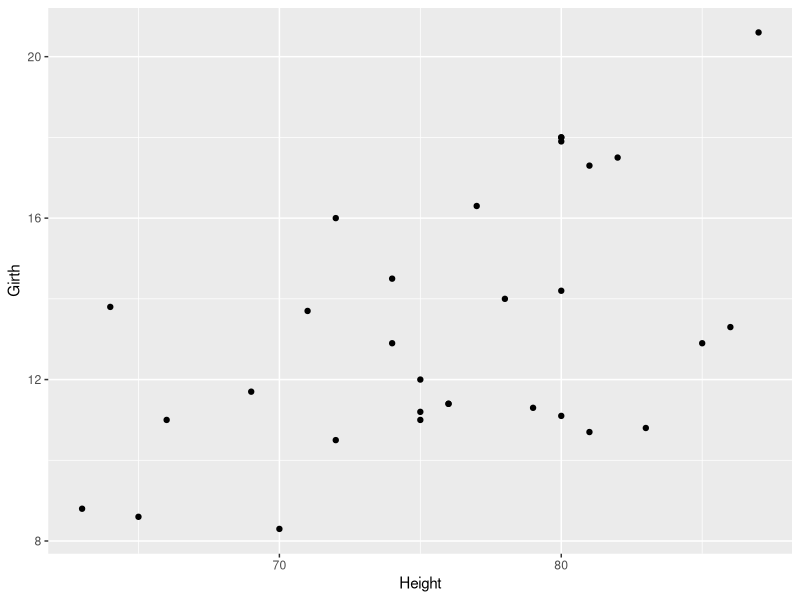
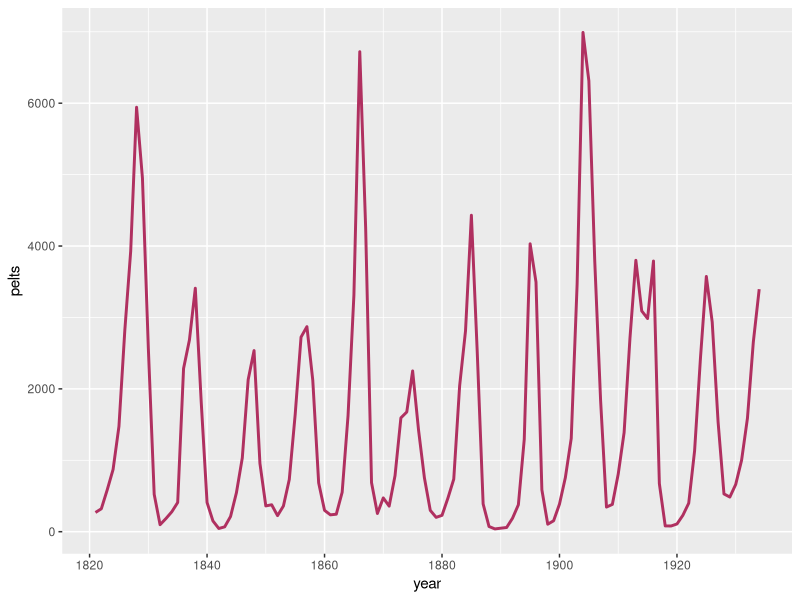
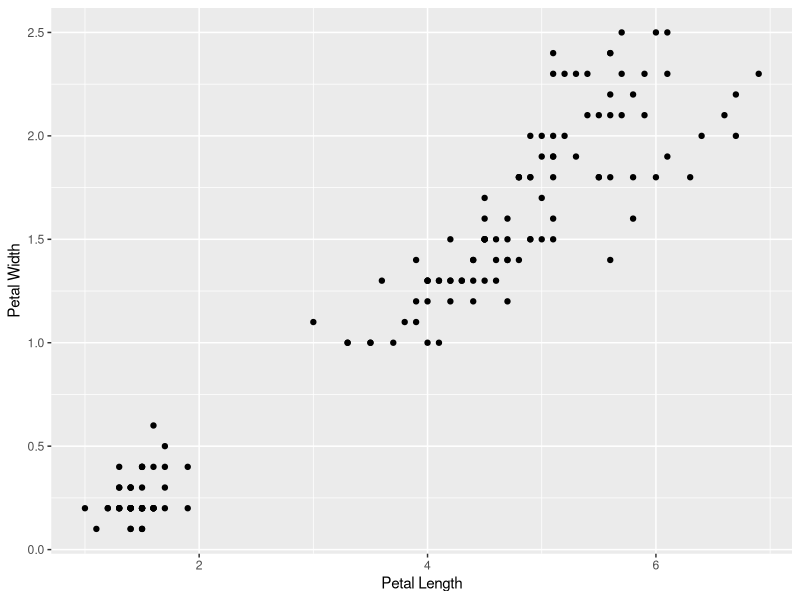
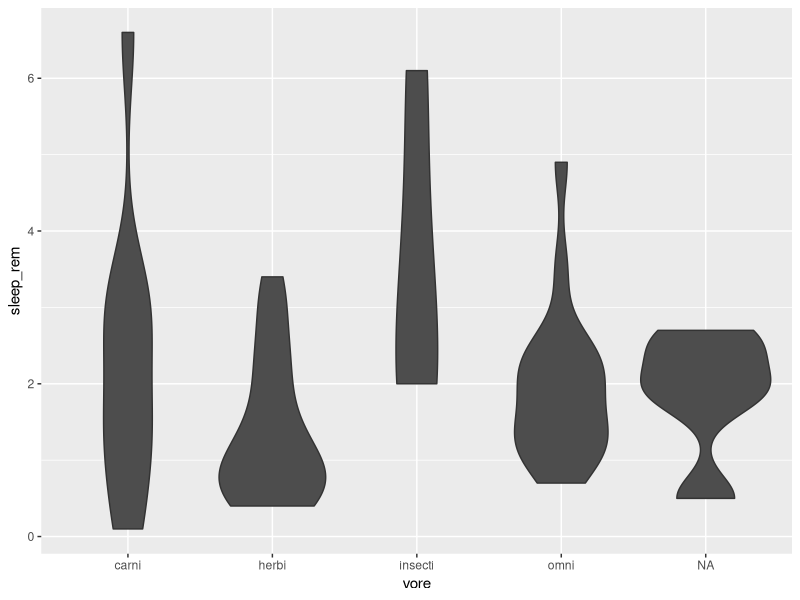
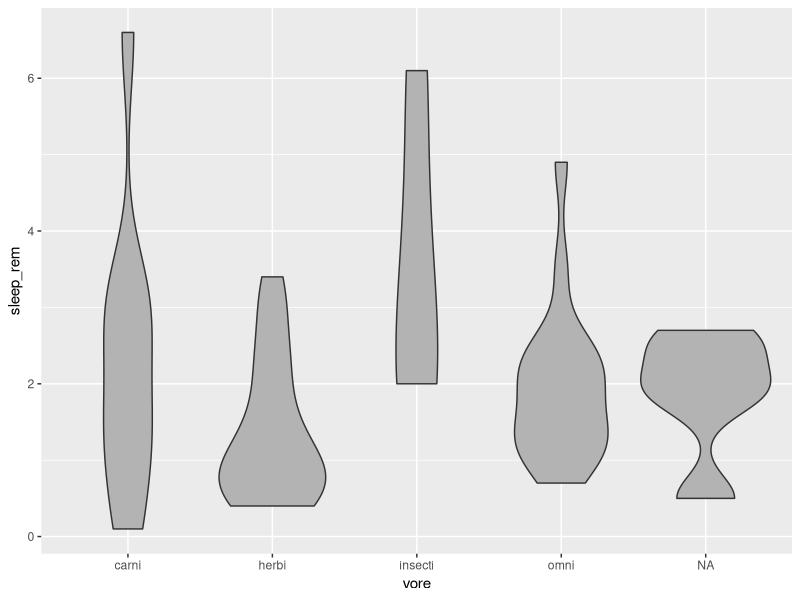
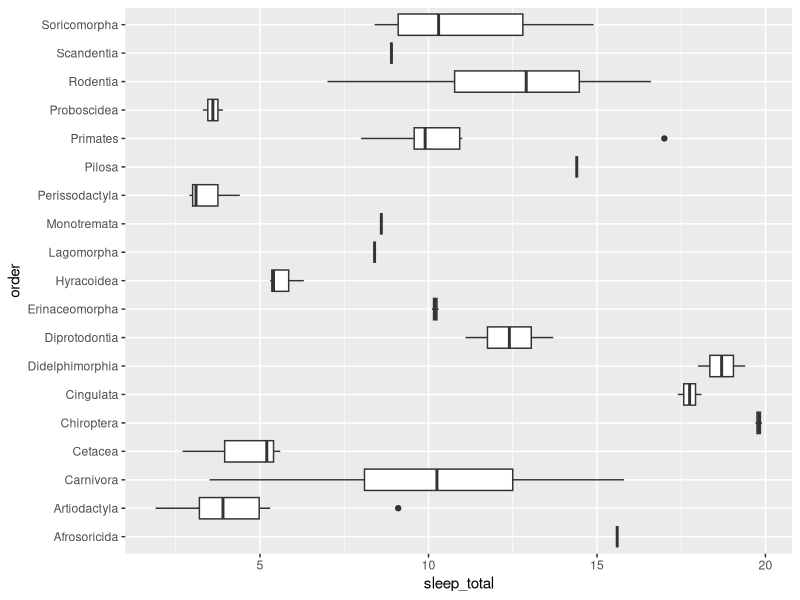
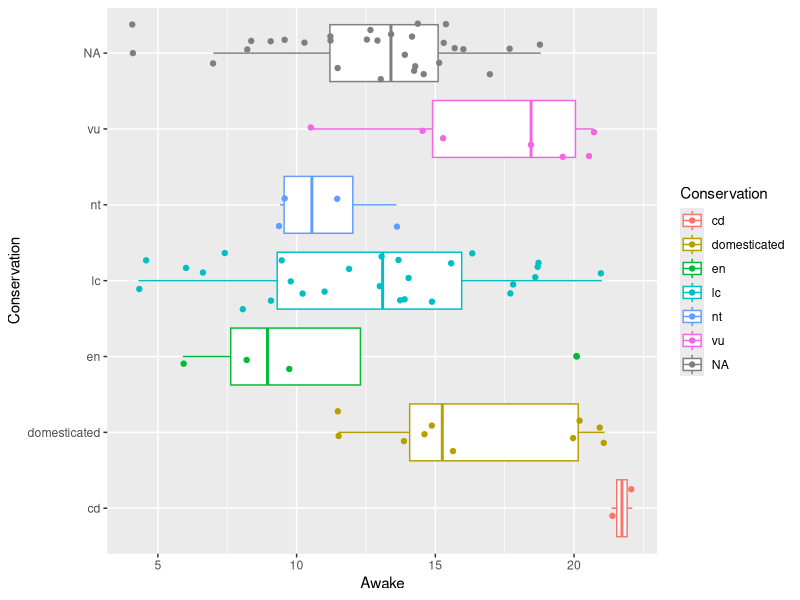
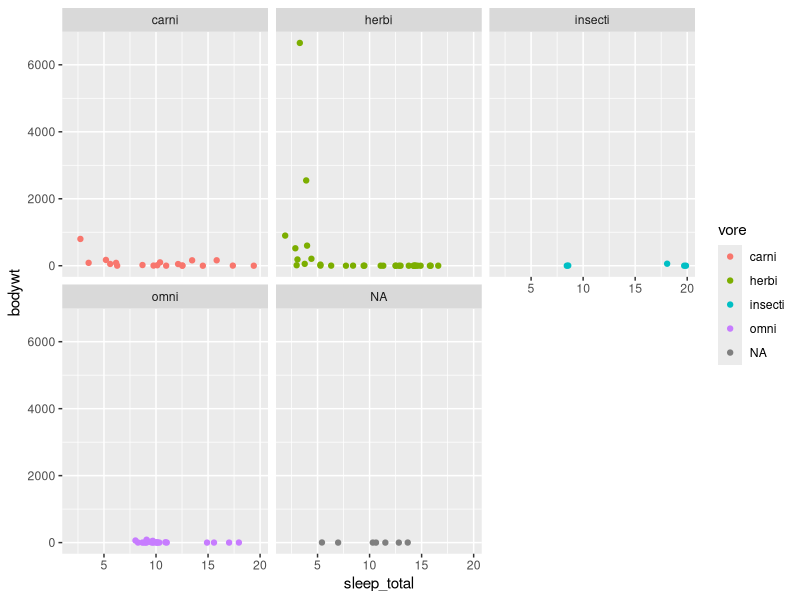

Write R code to recreate these figures, in order.
## ---- chunk 1
library(tidyverse)
## ---- chunk 2
data(trees)
?trees

ggplot(data=trees)+
  geom_point(mapping=aes(x=Height,y=Girth))
## ---- chunk 3
data(lynx)
?lynx

#creating a vector for years 1821-1934
year <- c(1821:1934)
year

#inspecting the class of the lynx data set
class(lynx)
# the class is "time series"

#converting ts to vector
pelts <- as.vector(lynx)
pelts

#creating a data frame with pelts and year
lynxDF <- data.frame(year,pelts)
lynxDF

#plotting with ggplot. A maroon linechart
ggplot(data=lynxDF)+
  geom_line(mapping=aes(x=year,y=pelts),color="Maroon",size=1)
## ---- chunk 4
#iris data set
data(iris)

?iris

#iris scatter plot with modified labels
ggplot(data=iris)+
  geom_point(mapping=aes(x=Petal.Length,y=Petal.Width)) +
  labs(x="Petal Length", y = "Petal Width")
## ---- chunk 5
#msleep data set
data(msleep)
?msleep

#Plot 4
#A violin plot with fill set to gray30
ggplot(data=msleep) +
  geom_violin(mapping=aes(x=vore,y=sleep_rem),fill="gray30")

#Plot 5
#A violin plot with fill set to gray70
ggplot(data=msleep) +
  geom_violin(mapping=aes(x=vore,y=sleep_rem),fill="gray70")
## ---- chunk 6
ggplot(data=msleep)+
  geom_boxplot(mapping=aes(x=order,y=sleep_total))+
  coord_flip()
## ---- chunk 7
ggplot(data=msleep)+
  aes(x=conservation,y=awake,color=conservation)+
  geom_boxplot()+
  geom_point(position="jitter")+
  coord_flip()+
  labs(x="Conservation",y="Awake",color="Conservation")
## ---- chunk 8
?msleep

ggplot(data=msleep)+
  geom_point(mapping=aes(x=sleep_total,y=bodywt,color=vore),position="jitter")+
  facet_wrap(~vore,ncol=3)

# plot of all animals with a body weight less than 5. It was hard to see the points at the bottom of the graph
msleep2 <- msleep$bodywt <5
msleep3 <- msleep[msleep2,]
ggplot(data=msleep3)+
  geom_point(mapping=aes(x=sleep_total,y=bodywt,color=vore),position="jitter")+
  facet_wrap(~vore,ncol=3)

## ---- chunk 9
data(msleep)

ggplot(data=msleep)+
  geom_point(mapping=aes(x=awake,y=brainwt,color=conservation),position="jitter")

ggplot(data=msleep)+
  geom_point(mapping=aes(x=awake,y=brainwt,color=conservation),position="jitter") +
  facet_wrap(~vore,ncol=3)
